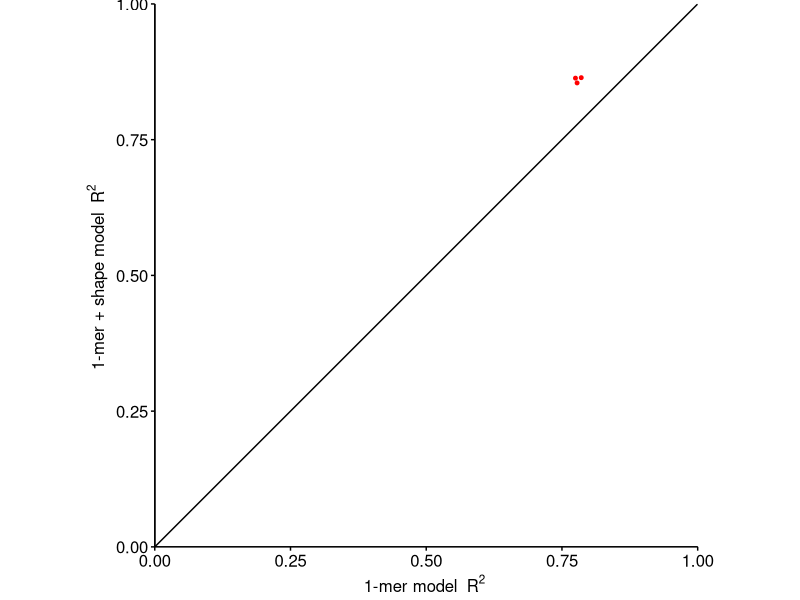

The R script that drew this image:
######################################
# 04.30.2017
# Plotting MLR results for Mad, Max, and Myc
# BISC 577
######################################

## Install and initialize packages
install.packages("ggplot2")
install.packages("grid")
library(ggplot2)
library(grid)

## Theme
my.theme <- theme(
  plot.margin = unit(c(0.1, 0.5, 0.1, 0.1), "cm"),
  axis.text = element_text(colour="black", size=12),
  axis.title.x = element_text(colour="black", size=12),
  axis.title.y = element_text(colour="black", size=12),
  panel.grid.major = element_blank(),
  panel.grid.minor = element_blank(),
  panel.background = element_blank(),
  axis.line = element_line(colour = "black"),
  axis.ticks = element_line(colour = "black")
)

## Data preparation
sequence <- c(0.7748677, 0.7855400, 0.7778829)
sequence_shape <- c(0.8633198, 0.8642059, 0.8545234)

## Ploting
ggplot() +
  geom_point(aes(x = sequence, y = sequence_shape), color = "red", size=1) +
  geom_abline(slope=1) + geom_vline(xintercept=0) + geom_hline(yintercept=0) +
  coord_fixed(ratio = 1, xlim = c(0,1), ylim = c(0,1)) +
  scale_x_continuous(expand = c(0, 0)) + scale_y_continuous(expand = c(0, 0)) +
  labs(x = "1-mer model " ~R^2~ "", y = "1-mer + shape model " ~R^2~ "") +
  my.theme  
